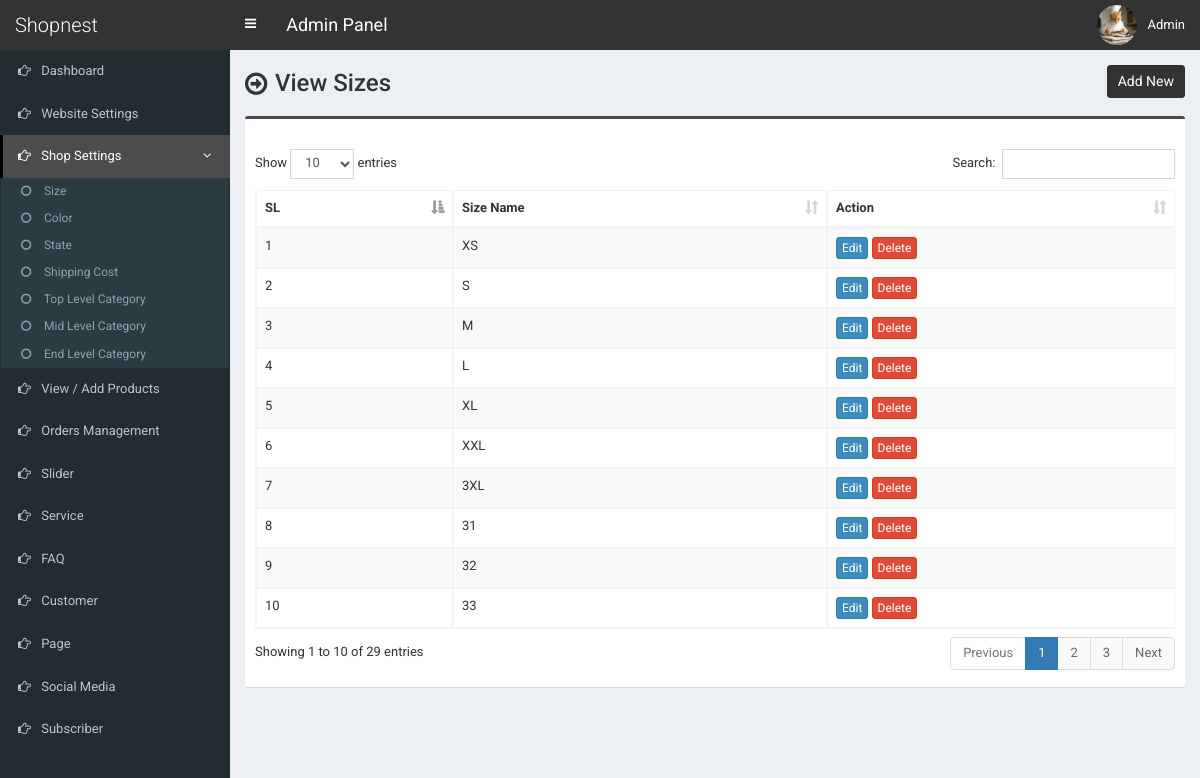
The page /admin/size.php (signed in) on the database its author committed.
### tables this page shows
CREATE TABLE `tbl_size` (
  `size_id` int(11) NOT NULL,
  `size_name` varchar(255) NOT NULL
);

### admin/size.php (the view, shortened to what this page needs)
<?php require_once('header.php'); ?>
<section class="content-header">
	<div class="content-header-left">
		<h1>View Sizes</h1>
	</div>
	<div class="content-header-right">
		<a href="size-add.php" class="btn btn-primary btn-sm">Add New</a>
	</div>
</section>
<section class="content">
  <div class="row">
    <div class="col-md-12">
      <div class="box box-info">
        <div class="box-body table-responsive">
          <table id="example1" class="table table-bordered table-striped">
			<thead>
			    <tr>
			        <th>SL</th>
			        <th>Size Name</th>
			        <th>Action</th>
			    </tr>
			</thead>
            <tbody>
            	<?php
            	$i=0;
            	$statement = $pdo->prepare("SELECT * FROM tbl_size ORDER BY size_id ASC");
            	$statement->execute();
            	$result = $statement->fetchAll(PDO::FETCH_ASSOC);
            	foreach ($result as $row) {
            		$i++;
            		?>
					<tr>
	                    <td><?php echo $i; ?></td>
	                    <td><?php echo $row['size_name']; ?></td>
	                    <td>
	                        <a href="size-edit.php?id=<?php echo $row['size_id']; ?>" class="btn btn-primary btn-xs">Edit</a>
	                        <a href="#" class="btn btn-danger btn-xs" data-href="size-delete.php?id=<?php echo $row['size_id']; ?>" data-toggle="modal" data-target="#confirm-delete">Delete</a>
	                    </td>
	                </tr>
            		<?php
            	}
            	?>
            </tbody>
          </table>
        </div>
      </div>
</section>
<?php require_once('footer.php'); ?>

### admin/style.css (style rules this page uses)
body { font-size: 13px; font-family: 'Roboto', sans-serif; }
.content-header>h1, .content-header .content-header-left h1 { font-family: 'Roboto', sans-serif; }
.box-info { padding-top: 20px; }
.content-header { overflow: hidden; }
.content-header .content-header-left { float: left; padding-top: 5px; }
.content-header .content-header-right { float: right; }
.content-header .content-header-left h1 { margin-top: 0; margin-bottom: 0; padding-left: 30px; padding-bottom: 5px; font-size: 24px; position: relative; }
.content-header .content-header-left h1:before { position: absolute; top: 0; left: 0; font-family: 'FontAwesome', sans-serif; font-size: 26px; content: '\f18e'; }
.content-header .content-header-right a { position: relative; font-size: 14px; }
.box.box-info { border-top-color: #4c4c4c; }
.content-header .content-header-right a { background-color: #333333; border-color: #333333; }

### rows shown on the page
tbl_size: size_name "XS"
tbl_size: size_name "S"
tbl_size: size_name "M"
tbl_size: size_name "L"
tbl_size: size_name "XL"
tbl_size: size_name "XXL"
tbl_size: size_name "3XL"
tbl_size: size_name "31"
tbl_size: size_name "32"
tbl_size: size_name "33"

### other values the page prints
$_SESSION['user']['full_name'] "Admin"
